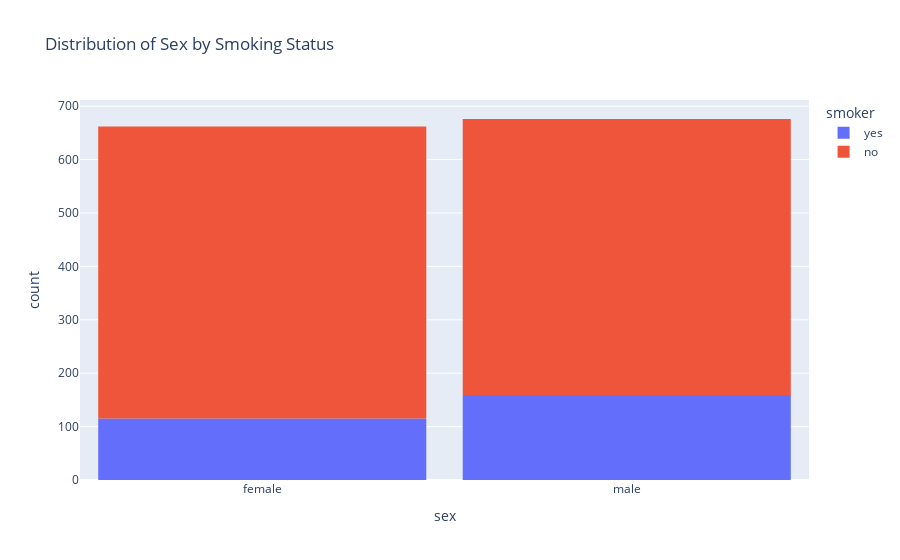

Notebook cell for this chart:
### Markdown cell above
# Visualization of the distribution of the 'sex' column with 'smoker' column

### Code cell
fig_sex = px.histogram(medical_df, 
                       x='sex', 
                       color='smoker', 
                       title='Distribution of Sex by Smoking Status')
fig_sex.update_layout(bargap=0.1)
fig_sex.show()

### Figure 1 — Plotly figure (JSON) as saved in the notebook; plotly's stock layout.template omitted (floating-point values rounded to 4 significant figures; data arrays with more than 128 entries replaced by an {"elided": "..."} marker saying what was removed)
{"data": [{"bingroup": "x", "hovertemplate": "smoker=yes<br>sex=%{x}<br>count=%{y}<extra></extra>", "legendgroup": "yes", "marker": {"color": "#636efa", "pattern": {"shape": ""}}, "name": "yes", "orientation": "v", "showlegend": true, "type": "histogram", "x": {"elided": "274 str values"}, "xaxis": "x", "yaxis": "y"}, {"bingroup": "x", "hovertemplate": "smoker=no<br>sex=%{x}<br>count=%{y}<extra></extra>", "legendgroup": "no", "marker": {"color": "#EF553B", "pattern": {"shape": ""}}, "name": "no", "orientation": "v", "showlegend": true, "type": "histogram", "x": {"elided": "1064 str values"}, "xaxis": "x", "yaxis": "y"}], "layout": {"bargap": 0.1, "barmode": "relative", "legend": {"title": {"text": "smoker"}, "tracegroupgap": 0}, "title": {"text": "Distribution of Sex by Smoking Status"}, "xaxis": {"anchor": "y", "domain": [0, 1], "title": {"text": "sex"}}, "yaxis": {"anchor": "x", "domain": [0, 1], "title": {"text": "count"}}}}
